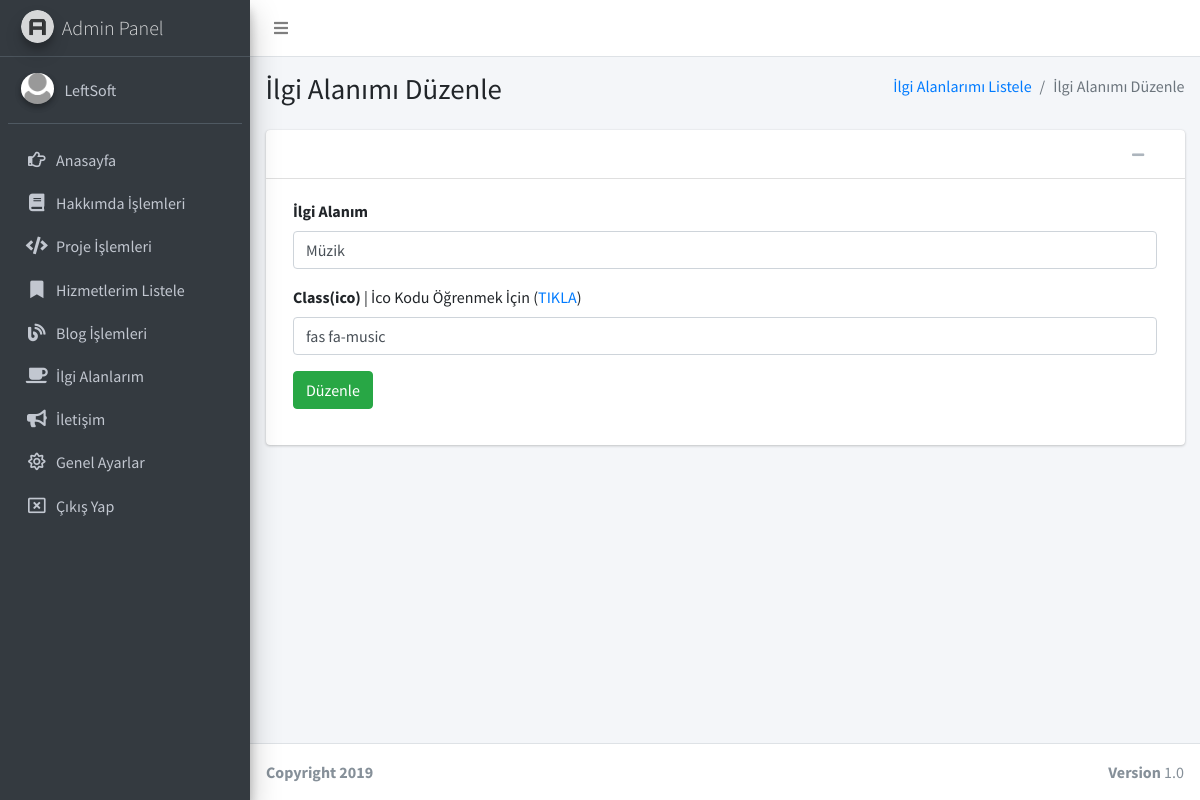
Screenshot of /admin/sayfalar/ilgi-duzenle.php?ilgi_id=1 (signed in) with the database file from the repository.
### tables this page shows
CREATE TABLE `kullanici` (
  `kullanici_id` int(11) NOT NULL,
  `kullanici_mail` varchar(100) NOT NULL,
  `kullanici_password` varchar(50) NOT NULL,
  `kullanici_ad` varchar(50) NOT NULL
);

CREATE TABLE `ilgi` (
  `ilgi_id` int(11) NOT NULL,
  `ilgi_ad` text NOT NULL,
  `ilgi_fa` text NOT NULL
);

### admin/sayfalar/ilgi-duzenle.php (the view, shortened to what this page needs)
<?php
include 'header.php';
$hakkimdasor=$db->prepare("SELECT * FROM ilgi where ilgi_id=:id");
$hakkimdasor->execute(array(
  'id' => $_GET['ilgi_id']
  ));
$hakkimdacek=$hakkimdasor->fetch(PDO::FETCH_ASSOC);
?>
  <div class="content-wrapper">
    <section class="content-header">
      <div class="container-fluid">
        <div class="row mb-2">
          <div class="col-sm-6">
            <h1>İlgi Alanımı Düzenle</h1>
          </div>
          <div class="col-sm-6">
            <ol class="breadcrumb float-sm-right">
              <li class="breadcrumb-item"><a href="ilgi-listele.php">İlgi Alanlarımı Listele</a></li>
              <li class="breadcrumb-item active">İlgi Alanımı Düzenle</li>
            </ol>
          </div>
        </div>
      </div>
    </section>
    <section class="content">
      <div class="container-fluid">
        <div class="card card-default">
          <div class="card-header">
            <div class="card-tools">
              <button type="button" class="btn btn-tool" data-card-widget="collapse"><i class="fas fa-minus"></i></button>
              <button type="button" class="btn btn-tool" data-card-widget="remove"><i class="fas fa-remove"></i></button>
            </div>
          </div>
          <div class="card-body">
           <form action="../ayar/islem.php" method="POST">
             <div class="col-sm-12">
                      <div class="form-group">
                        <label>İlgi Alanım</label>
                        <input type="text" name="ilgi_ad" class="form-control" placeholder="İlgi Alanım" value="<?php echo $hakkimdacek['ilgi_ad']; ?>">
                      </div>
                    </div>
 <div class="col-sm-12">
                      <div class="form-group">
                        <label>Class(ico)</label> | İco Kodu Öğrenmek İçin (<a target="_blank" href="https://www.w3schools.com/icons/fontawesome5_icons_accessibility.asp">TIKLA</a>)
                        <input type="text" name="ilgi_fa" class="form-control" placeholder="Örn: fas fa-music | Font Awesome 5" value="<?php echo $hakkimdacek['ilgi_fa']; ?>">
                      </div>
                    </div>
                    <div class="form-group">
              <div align="left" class="col-sm-1">
                <button type="submit" name="ilgiduzenle" class="btn btn-success">Düzenle</button>
              </div>
            </div>
          </form>
          </div>
        </div>
      </div>
    </section>
  </div>
  <footer class="main-footer">
    <div class="float-right d-none d-sm-block">
      <b>Version</b> 1.0
    </div>
    <strong>Copyright 2019</strong>
  </footer>
</div>
</body>
</html>

### admin/sayfalar/header.php (shortened to what this page needs)
<?php
include '../../baglan.php';
$kullanicisor=$db->prepare("SELECT * FROM kullanici where kullanici_mail=:mail");
$kullanicisor->execute(array(
  'mail' => $_SESSION['kullanici_mail']
  ));
$kullanicicek=$kullanicisor->fetch(PDO::FETCH_ASSOC);
?>
<!DOCTYPE html>
<html>
<head>
  <link rel="stylesheet" href="https://code.ionicframework.com/ionicons/2.0.1/css/ionicons.min.css">
  <link rel="stylesheet" href="../plugins/fontawesome-free/css/all.min.css">
  <link rel="stylesheet" href="https://code.ionicframework.com/ionicons/2.0.1/css/ionicons.min.css">
  <link rel="stylesheet" href="../plugins/tempusdominus-bootstrap-4/css/tempusdominus-bootstrap-4.min.css">
  <link rel="stylesheet" href="../plugins/icheck-bootstrap/icheck-bootstrap.min.css">
  <link rel="stylesheet" href="../plugins/jqvmap/jqvmap.min.css">
  <link rel="stylesheet" href="../dist/css/adminlte.min.css">
  <link rel="stylesheet" href="../plugins/overlayScrollbars/css/OverlayScrollbars.min.css">
  <link rel="stylesheet" href="../plugins/daterangepicker/daterangepicker.css">
  <link rel="stylesheet" href="../plugins/summernote/summernote-bs4.css">
  <link rel="stylesheet" href="../plugins/datatables-bs4/css/dataTables.bootstrap4.css">
</head>
<body class="hold-transition sidebar-mini layout-fixed">
<div class="wrapper">
  <nav class="main-header navbar navbar-expand navbar-white navbar-light">
    <ul class="navbar-nav">
      <li class="nav-item">
        <a class="nav-link" data-widget="pushmenu" href="#"><i class="fas fa-bars"></i></a>
      </li>
    </ul>
  </nav>
  <aside class="main-sidebar sidebar-dark-primary elevation-4">
    <a href="index.php" class="brand-link">
      <img src="../dist/img/AdminLTELogo.png" alt="AdminLTE Logo" class="brand-image img-circle elevation-3"
           style="opacity: .8">
      <span class="brand-text font-weight-light">Admin Panel</span>
    </a>
    <div class="sidebar">
      <div class="user-panel mt-3 pb-3 mb-3 d-flex">
        <div class="image">
          <img src="../dist/img/user2-160x160.png" class="img-circle elevation-2" alt="User Image">
        </div>
        <div class="info">
          <a href="#" class="d-block"><?php echo $kullanicicek['kullanici_ad']; ?></a>
        </div>
      </div>
      <nav class="mt-2">
        <ul class="nav nav-pills nav-sidebar flex-column" data-widget="treeview" role="menu" data-accordion="false">
               <li class="nav-item">
            <a href="index.php" class="nav-link">
              <i class="nav-icon far fa-hand-point-right"></i>
              <p>
                Anasayfa
              </p>
            </a>
          </li>
         <li class="nav-item">
            <a href="hakkimda-listele.php" class="nav-link">
              <i class="nav-icon fas fa-book"></i>
              <p>
                Hakkımda İşlemleri
              </p>
            </a>
          </li>
          <li class="nav-item">
            <a href="proje-listele.php" class="nav-link">
              <i class="nav-icon fas fa-code"></i>
              <p>
                Proje İşlemleri
              </p>
            </a>
          </li>
          <li class="nav-item">
            <a href="hizmet-listele.php" class="nav-link">
              <i class="nav-icon  fas fa-bookmark"></i>
              <p>
                Hizmetlerim Listele
              </p>
            </a>
          </li>
           <li class="nav-item">
            <a href="blog-listele.php" class="nav-link">
              <i class="nav-icon fas fa-blog"></i>
              <p>
                Blog İşlemleri
              </p>
            </a>
          </li>
          <li class="nav-item">
            <a href="ilgi-listele.php" class="nav-link">
              <i class="nav-icon fas fa-coffee"></i>
              <p>
                İlgi Alanlarım
              </p>
            </a>
          </li>
          <li class="nav-item">
            <a href="iletisim-listele.php" class="nav-link">
              <i class="nav-icon fas fa-bullhorn"></i>
              <p>
                İletişim
              </p>
            </a>
          </li>
          <li class="nav-item">
            <a href="genel-ayar.php" class="nav-link">
              <i class="nav-icon far fa-sun"></i>
              <p>
                Genel Ayarlar
              </p>
            </a>
          </li>
     <li class="nav-item">
            <a href="logout.php" class="nav-link">
              <i class="nav-icon far fa-window-close"></i>
              <p>
                Çıkış Yap
              </p>
            </a>
          </li>
        </ul>
      </nav>
    </div>
  </aside>

### rows the page displays
kullanici: kullanici_ad "LeftSoft"
ilgi: ilgi_ad "Müzik", ilgi_fa "fas fa-music"
